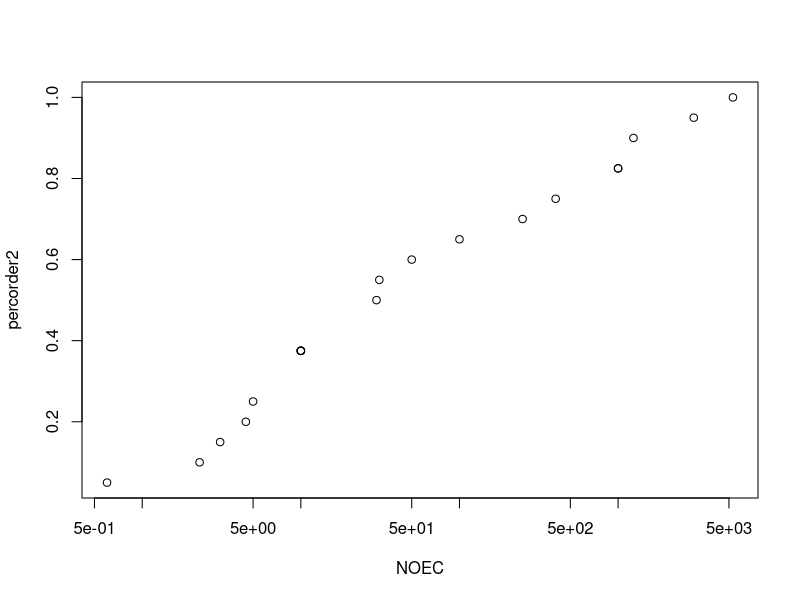
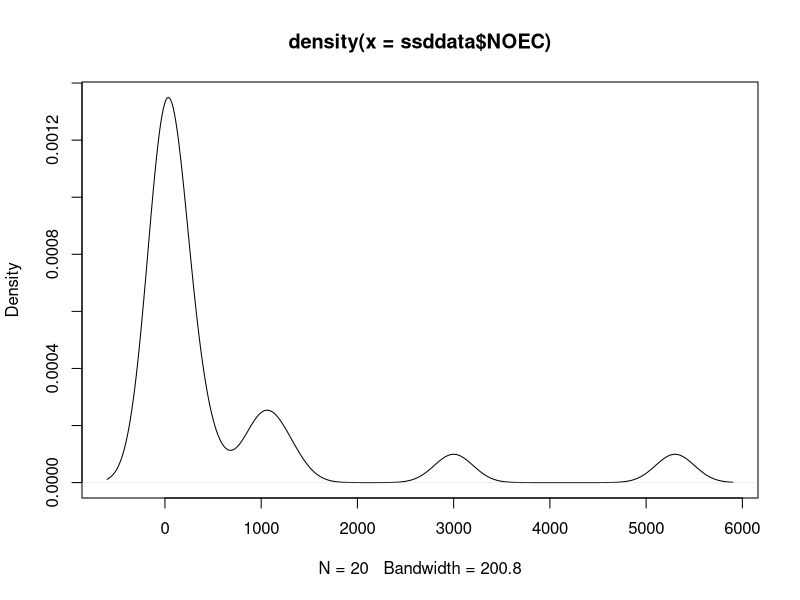
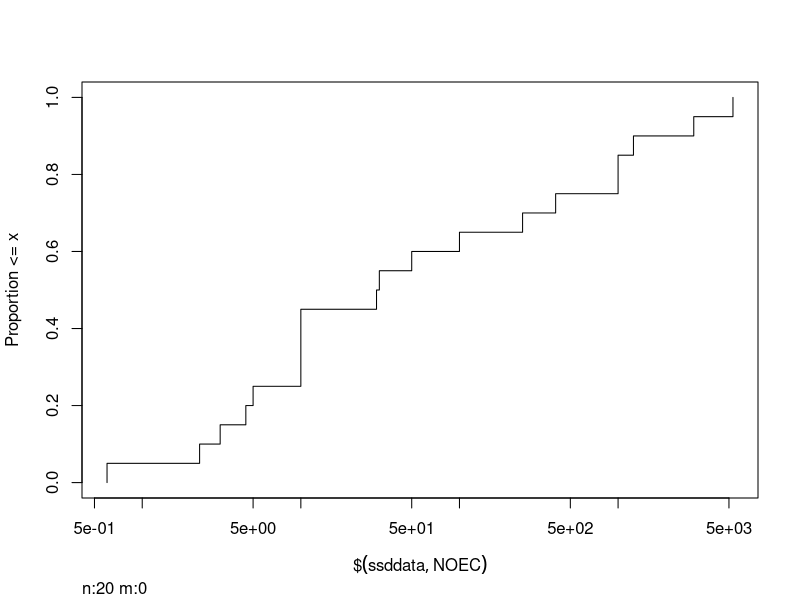
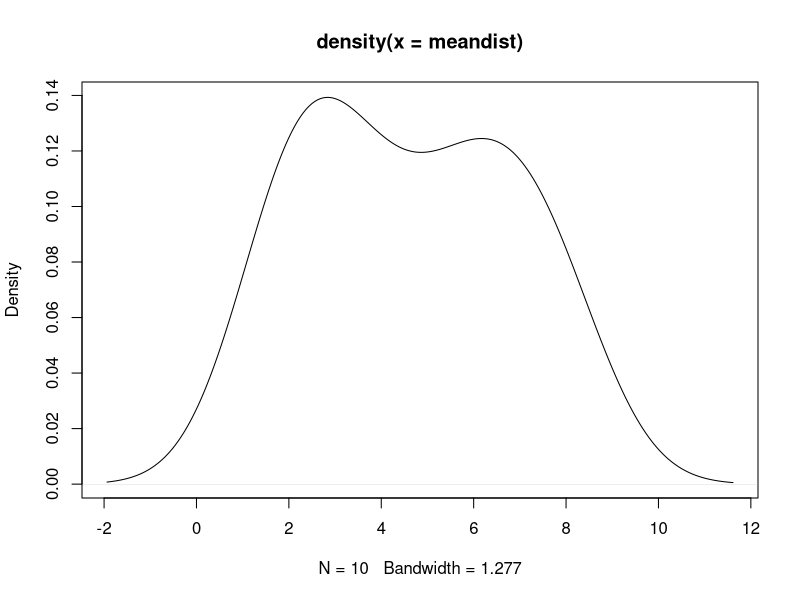
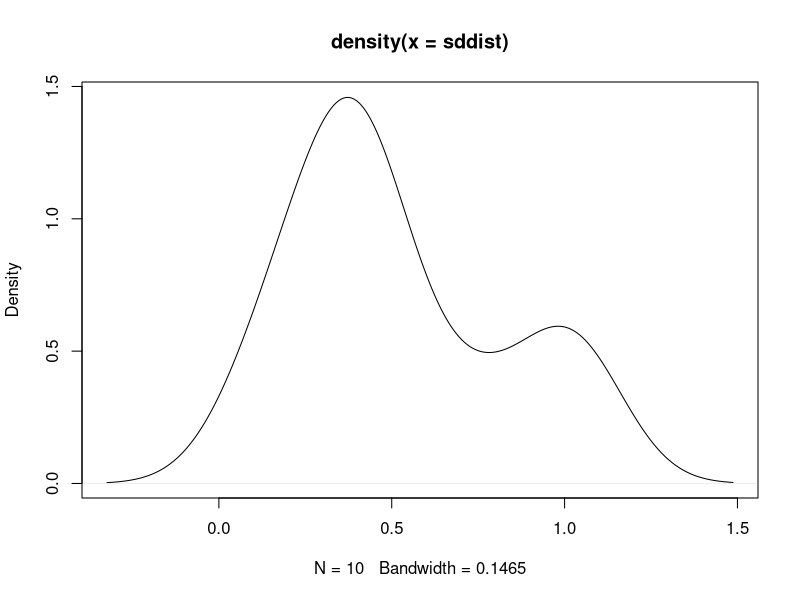
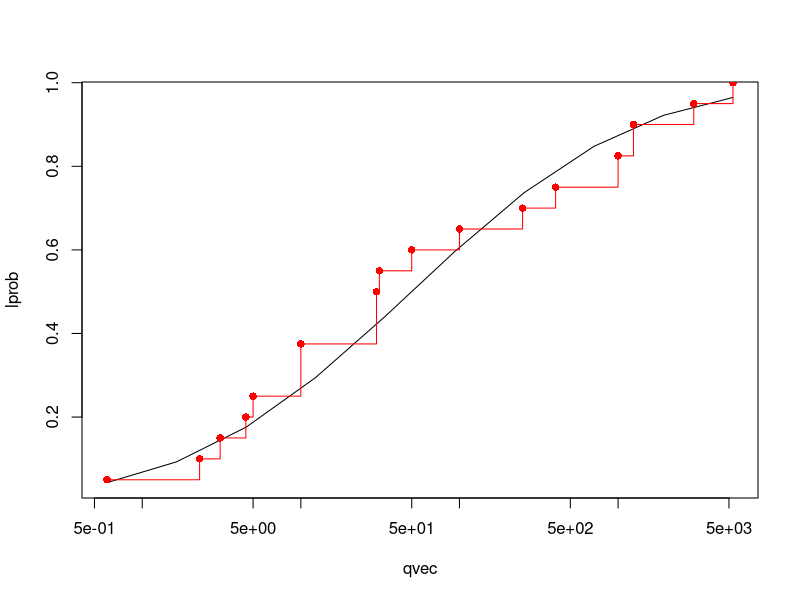
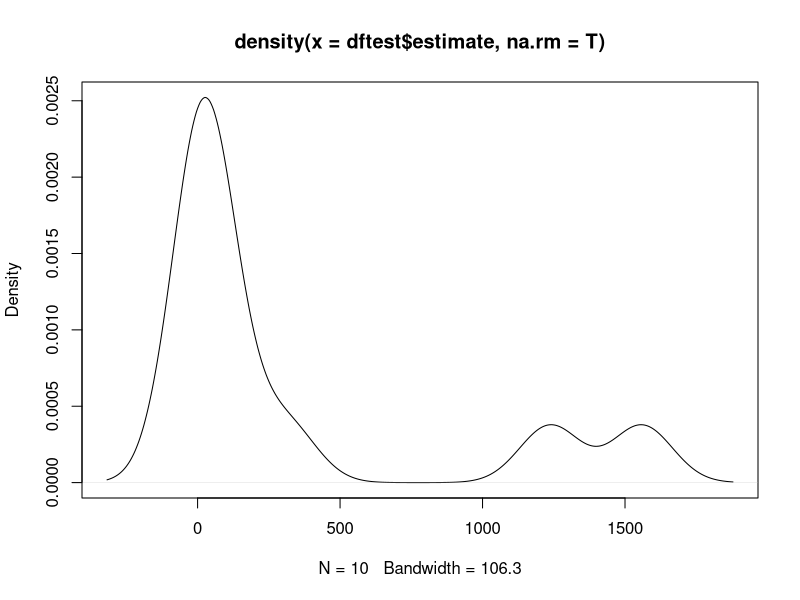
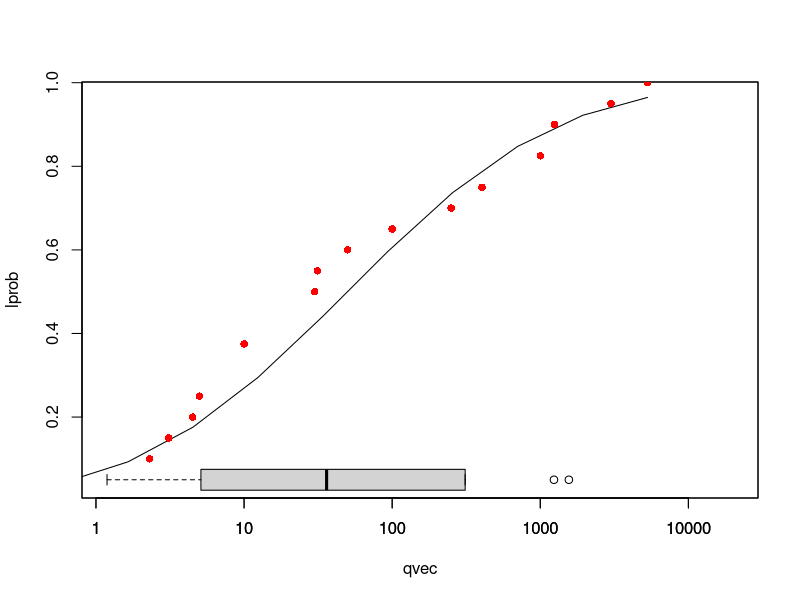

Source code (R) for these figures, in order:
library(tidyverse)
library(Hmisc)
library(MASS)

ssddata <- data.frame(stringsAsFactors=FALSE,
                      Scientific.name = c("Aedes aegypti", "Brachionus calyciflorus",
                                          "Chironomus tentans", "Danio rerio", "Daphnia magna",
                                          "Enallagma cyathigerum", "Lampsilis siliquoidea",
                                          "Lymnaea stagnalis", "Moina macrocopa", "Oryzias latipes",
                                          "Pimephales promelas", "Rana pipiens", "Xenopus laevis",
                                          "Xiphophorus helleri", "Daphnia magna", "Daphnia magna",
                                          "Daphnia magna", "Danio rerio", "Danio rerio", "Danio rerio"),
                      Duration = c("44-d", "28-d", "20-d", "70-180-d", "21-25-d", ">300-d",
                                   "7-d", "21-d", "7-d (chronic)", ">100-d, multi-gen",
                                   "21-d", "35-d", "4-mos", "42-d", "21-d", "21-d", "25-d",
                                   "70-d", "150-d", "180-d"),
                      Endpoint = c("Larval survival", "Intrinsic rate of increase",
                                   "Emergence", "Female size", "Reproduction",
                                   "Metamorphosis Success", "Glochidia metamorphosis viability",
                                   "Adult Survival", "Reproductive", "GSI, Number of eggs, Growth",
                                   "Cumulative Reproduction", "Time to metamorphosis, length",
                                   "Time to, size at -metamorphosis", "GSI", "Survival",
                                   "Reproduction", "Reproduction", "Female GSI and mass",
                                   "Male growth", "Female size"),
                      NOEC = c(50, 250, 2.3, 3.1, 404, 10, 4.5, 3000, 31.25, 10, 30,
                               1000, 1000, 100, 5300, 1250, 10, 10, 5, 0.6),
                      units = c("ug_l", "ug_l", "ug_l", "ug_l", "ug_l", "ug_l", "ug_l",
                                "ug_l", "ug_l", "ug_l", "ug_l", "ug_l", "ug_l", "ug_l",
                                "ug_l", "ug_l", "ug_l", "ug_l", "ug_l", "ug_l"),
                      idnum = c(1, 2, 3, 4, 5, 6, 7, 8, 9, 10, 11, 12, 13, 14, 15, 16,
                                17, 18, 19, 20)
)

ecdfobj <- Ecdf(ssddata$NOEC,what="F",pl=F)
ssddata <- arrange(ssddata,desc(NOEC))
ssddata$percorder2 <- rank(ssddata$NOEC)/max(ssddata$idnum)
ssddata
ssddata <- arrange(ssddata,desc(NOEC))
ssddata

plot(percorder2~NOEC, data=ssddata, log="x")

plot(density(ssddata$NOEC))
Ecdf(ssddata$NOEC,what="F",log="x")



fitdistr

fitdistr(ssddata$NOEC,densfun="lognormal")

fitobj <- MASS::fitdistr(ssddata$NOEC,densfun="lognormal")
fitobj
fitobj$estimate
fitobj$estimate[1]
fitobj$estimate[2]
fitobj$sd
fitobj$sd[1]
fitobj$sd[2]
meandist <- abs(rnorm(10,mean=fitobj$estimate[[1]],sd=fitobj$estimate[[2]]))
sddist <- abs(rnorm(10,mean=fitobj$sd[[1]],sd=fitobj$sd[[2]]))
plot(density(meandist))
plot(density(sddist))



vect <- c()
vect[1] <- min(ssddata$NOEC)
multiplier <- exp((log(max(ssddata$NOEC))-log(min(ssddata$NOEC)))/(10-1))
for (i in 2:(10)){
  vect[i] <- vect[i-1]*multiplier
}


qvec <- vect#ssddata$NOEC#seq(from=0.1, to=10000,length.out=100000)
lprob <- plnorm(qvec,meanlog=fitobj$estimate[[1]],sdlog=fitobj$estimate[[2]],lower.tail=T)
#sprob <- plnorm(ssddata$NOEC,meanlog=fitobj$estimate[[1]],sdlog=fitobj$estimate[[2]],lower.tail=T)

plot(lprob~qvec, type="l",log="x")
points(ssddata$percorder2~ssddata$NOEC,pch=16,col="red")
points(ssddata$percorder2~ssddata$NOEC,type="S",col="red")



qlnorm(0.05,meanlog=fitobj$estimate[[1]],sdlog=fitobj$estimate[[2]],lower.tail=T)

dftest <- data.frame(meandf=meandist,sddf=sddist)
dftest$estimate <- qlnorm(0.05,meanlog=dftest$meandf,sdlog=dftest$sddf)
dftest
plot(density(dftest$estimate,na.rm=T))
quantile(dftest$estimate,probs=c(0.01,0.025,0.05,0.25,0.5,0.75,0.95,0.975,0.99), na.rm=T)

plot(lprob~qvec, type="p",log="x", xlim=c(min(dftest$estimate),20000),pch=NA)
boxplot(dftest$estimate, at=0.05, horizontal=T, boxwex=0.1, add=T)
lines(lprob~qvec)
points(ssddata$percorder2~ssddata$NOEC,pch=16,col="red")



meandist2 <- abs(rnorm(10,mean=fitobj$estimate[1],sd=fitobj$estimate[[2]]))
sddist2 <- abs(rnorm(10,mean=fitobj$sd[[1]],sd=fitobj$sd[[2]]))
probvec <- c(0.01,0.025,0.05,0.1,0.2,0.3,0.4,0.5,0.6,0.7,0.8,0.9,0.95,0.975,0.99)#seq(from=0.01,to=0.99,length.out=100)#c(0.01,0.025,0.05,0.1,0.2,0.3,0.4,0.5,0.6,0.7,0.8,0.9,0.95,0.975,0.99)#seq(from=0.05,to=0.95,length.out=10)

dfbigtest <- expand.grid(mean=meandist2,sd=sddist2,prob=probvec)
head(dfbigtest,20)
str(dfbigtest)
dfbigtest$estimate <- qlnorm(dfbigtest$prob,meanlog=dfbigtest$mean,sdlog=dfbigtest$sd, lower.tail=T)



dfbig95 <- dfbigtest %>%
  group_by(prob) %>%
  summarise(lowCI = quantile(estimate, probs=0.025, na.rm=T, names=F),
            highCI = quantile(estimate, probs=0.975, na.rm=T, names=F))

plot(dfbigtest$prob~dfbigtest$estimate, log="x", pch="-",cex=0.5, ylim=c(0,1))
lines(prob~lowCI, data=dfbig95,lty=2, col="blue")
lines(prob~highCI, data=dfbig95,lty=2, col="blue")
lines(lprob~qvec, col="blue")
points(ssddata$percorder2~ssddata$NOEC,pch=16,col="red")
segments(0.001,0.05,qlnorm(0.05,meanlog=fitobj$estimate[[1]],sdlog=fitobj$estimate[[2]],lower.tail=T),0.05)
segments(qlnorm(0.05,meanlog=fitobj$estimate[[1]],sdlog=fitobj$estimate[[2]],lower.tail=T),0,qlnorm(0.05,meanlog=fitobj$estimate[[1]],sdlog=fitobj$estimate[[2]],lower.tail=T),0.05)
#Hmisc::Ecdf(ssddata$NOEC,what="F",add=T)


dfbig95$lowCI[dfbig95$prob==0.05]
qlnorm(0.05,meanlog=fitobj$estimate[[1]],sdlog=fitobj$estimate[[2]],lower.tail=T)
median(dfbigtest$estimate[dfbigtest$prob==0.05])
